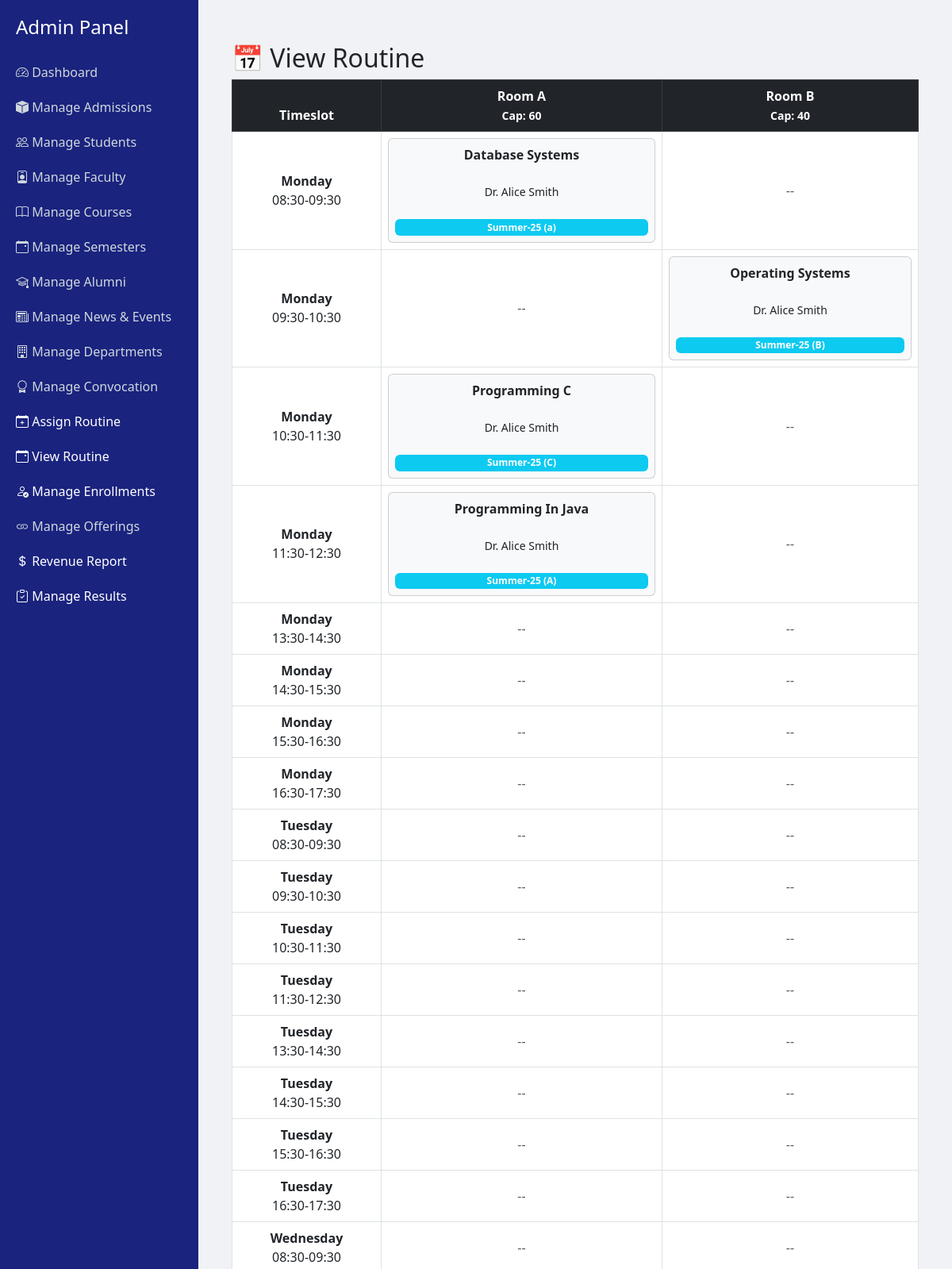
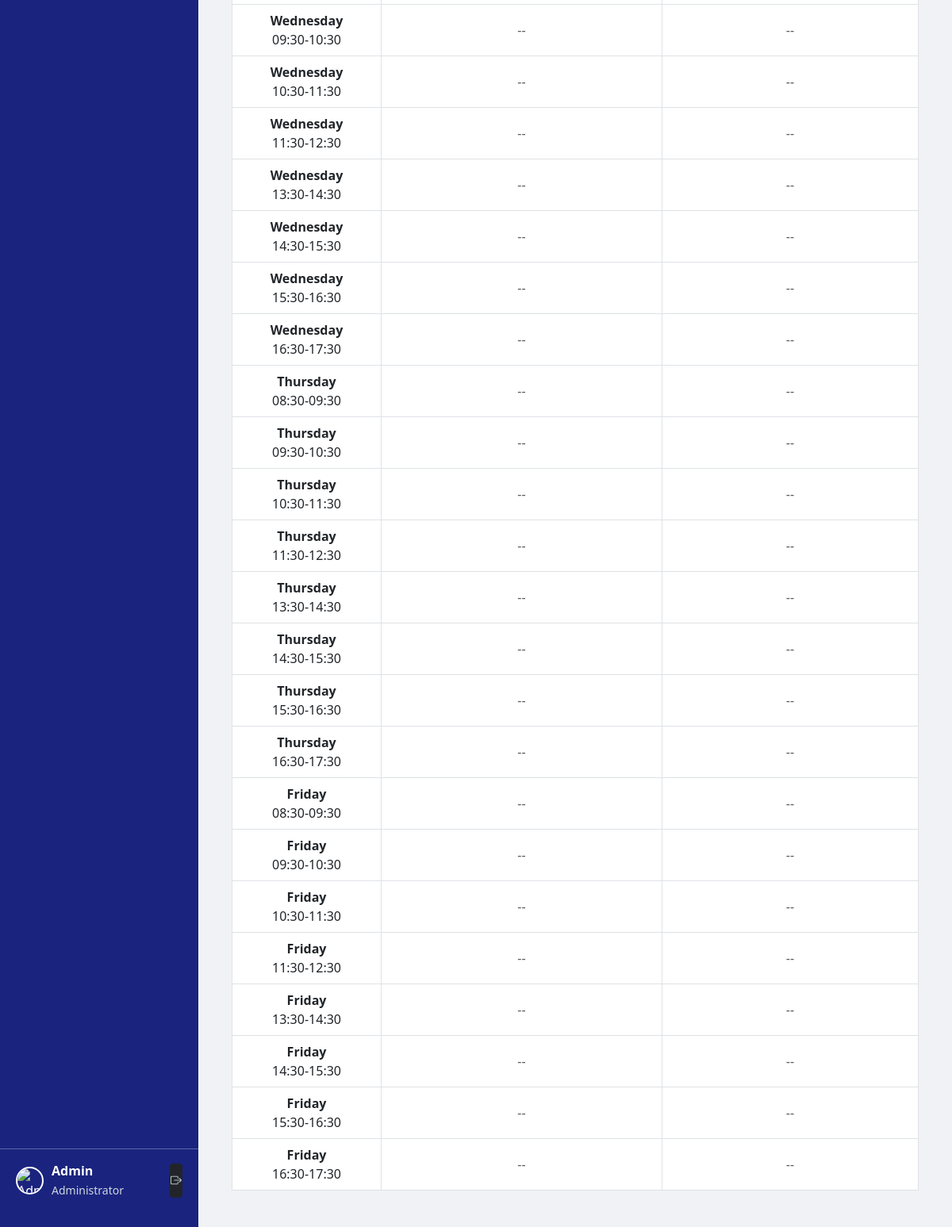
The app's page /admin/view_schedule.php (signed in) with its own data (2 pictures, top to bottom).
### tables this page shows
CREATE TABLE `rooms` (
  `id` int(11) NOT NULL,
  `room_name` varchar(100) NOT NULL,
  `capacity` int(11) NOT NULL,
  `location` varchar(255) DEFAULT NULL
);

CREATE TABLE `timeslots` (
  `id` int(11) NOT NULL,
  `day_of_week` enum('Monday','Tuesday','Wednesday','Thursday','Friday','Saturday','Sunday') NOT NULL,
  `start_time` time NOT NULL,
  `end_time` time NOT NULL
);

CREATE TABLE `courses` (
  `course_id` int(11) NOT NULL,
  `course_name` varchar(150) NOT NULL,
  `course_code` varchar(50) NOT NULL,
  `department` varchar(100) DEFAULT NULL,
  `faculty_id` int(11) DEFAULT NULL,
  `semester` varchar(50) DEFAULT NULL,
  `created_at` timestamp NOT NULL DEFAULT current_timestamp()
);

CREATE TABLE `faculty` (
  `faculty_id` int(11) NOT NULL,
  `user_id` int(11) NOT NULL,
  `full_name` varchar(150) NOT NULL,
  `designation` varchar(100) DEFAULT NULL,
  `department` varchar(100) DEFAULT NULL,
  `contact` varchar(50) DEFAULT NULL,
  `address` text DEFAULT NULL,
  `hire_date` date DEFAULT NULL
);

CREATE TABLE `semesters` (
  `semester_id` int(11) NOT NULL,
  `name` varchar(100) NOT NULL,
  `start_date` date DEFAULT NULL,
  `end_date` date DEFAULT NULL,
  `fee` decimal(10,2) DEFAULT 0.00,
  `created_at` timestamp NOT NULL DEFAULT current_timestamp(),
  `semester_name` varchar(100) DEFAULT NULL
);

CREATE TABLE `course_offerings` (
  `id` int(11) NOT NULL,
  `course_id` int(11) NOT NULL,
  `faculty_id` int(11) NOT NULL,
  `semester_id` int(11) NOT NULL,
  `section` varchar(10) NOT NULL,
  `year` year(4) NOT NULL,
  `created_at` timestamp NOT NULL DEFAULT current_timestamp()
);

### admin/view_schedule.php (the view, shortened to what this page needs)
<?php
require_once __DIR__ . "/../app/config/db.php";
$rooms = $DB_con->query("SELECT * FROM rooms ORDER BY room_name")->fetchAll(PDO::FETCH_ASSOC);
$timeslots = $DB_con->query("SELECT * FROM timeslots ORDER BY FIELD(day_of_week,'Monday','Tuesday','Wednesday','Thursday','Friday','Saturday','Sunday'), start_time")->fetchAll(PDO::FETCH_ASSOC);
$schedules = $DB_con->query("
    SELECT s.id, s.room_id, s.timeslot_id,
           c.course_name, f.full_name, o.section, sem.name AS semester_name
    FROM schedule s
    JOIN course_offerings o ON s.offering_id=o.id
    JOIN courses c ON o.course_id=c.course_id
    JOIN faculty f ON o.faculty_id=f.faculty_id
    JOIN semesters sem ON o.semester_id=sem.semester_id
")->fetchAll(PDO::FETCH_ASSOC);
$scheduleMap = [];
foreach ($schedules as $row) {
    $scheduleMap[$row['room_id']][$row['timeslot_id']] = $row;
}
include 'admin_header.php';
?>
<div class="container-fluid mt-4">
    <h2>📅 View Routine</h2>
    <table class="table table-bordered text-center align-middle">
        <thead class="table-dark">
            <tr>
                <th>Timeslot</th>
                <?php foreach ($rooms as $r): ?>
                    <th><?= $r['room_name'] ?><br><small>Cap: <?= $r['capacity'] ?></small></th>
                <?php endforeach; ?>
            </tr>
        </thead>
        <tbody>
            <?php foreach ($timeslots as $t): ?>
                <tr>
                    <td><strong><?= $t['day_of_week'] ?></strong><br><?= substr($t['start_time'], 0, 5) ?>-<?= substr($t['end_time'], 0, 5) ?></td>
                    <?php foreach ($rooms as $r): ?>
                        <td>
                            <?php if (isset($scheduleMap[$r['id']][$t['id']])):
                                $item = $scheduleMap[$r['id']][$t['id']];
                            ?>
                                <div class="card bg-light p-2">
                                    <strong><?= htmlspecialchars($item['course_name']) ?></strong><br>
                                    <small><?= htmlspecialchars($item['full_name']) ?></small><br>
                                    <span class="badge bg-info"><?= $item['semester_name'] ?> (<?= $item['section'] ?>)</span>
                                </div>
                            <?php else: ?>
                                <span class="text-muted">--</span>
                            <?php endif; ?>
                        </td>
                    <?php endforeach; ?>
                </tr>
            <?php endforeach; ?>
        </tbody>
    </table>
</div>
<?php include 'admin_footer.php'; ?>

### admin/admin_header.php (style rules this page uses)
body { display: flex; min-height: 100vh; margin: 0; }

### records on screen
rooms: room_name "Room A", capacity "60", id.course_name "Database Systems", id.full_name "Dr. Alice Smith", id.name "Summer-25", id.section "a", id.course_name "Programming C", id.section "C", id.course_name "Programming In Java", id.section "A"
rooms: room_name "Room B", capacity "40", id.course_name "Operating Systems", id.full_name "Dr. Alice Smith", id.name "Summer-25", id.section "B"
timeslots: day_of_week "Monday", start_time "08:30", end_time "09:30"
timeslots: day_of_week "Monday", start_time "09:30", end_time "10:30"
timeslots: day_of_week "Monday", start_time "10:30", end_time "11:30"
timeslots: day_of_week "Monday", start_time "11:30", end_time "12:30"
timeslots: day_of_week "Monday", start_time "13:30", end_time "14:30"
timeslots: day_of_week "Monday", start_time "14:30", end_time "15:30"
timeslots: day_of_week "Monday", start_time "15:30", end_time "16:30"
timeslots: day_of_week "Monday", start_time "16:30", end_time "17:30"
timeslots: day_of_week "Tuesday", start_time "08:30", end_time "09:30"
timeslots: day_of_week "Tuesday", start_time "09:30", end_time "10:30"
timeslots: day_of_week "Tuesday", start_time "10:30", end_time "11:30"
timeslots: day_of_week "Tuesday", start_time "11:30", end_time "12:30"
timeslots: day_of_week "Tuesday", start_time "13:30", end_time "14:30"
timeslots: day_of_week "Tuesday", start_time "14:30", end_time "15:30"
timeslots: day_of_week "Tuesday", start_time "15:30", end_time "16:30"
timeslots: day_of_week "Tuesday", start_time "16:30", end_time "17:30"
timeslots: day_of_week "Wednesday", start_time "08:30", end_time "09:30"
timeslots: day_of_week "Wednesday", start_time "09:30", end_time "10:30"
timeslots: day_of_week "Wednesday", start_time "10:30", end_time "11:30"
timeslots: day_of_week "Wednesday", start_time "11:30", end_time "12:30"
timeslots: day_of_week "Wednesday", start_time "13:30", end_time "14:30"
timeslots: day_of_week "Wednesday", start_time "14:30", end_time "15:30"
timeslots: day_of_week "Wednesday", start_time "15:30", end_time "16:30"
timeslots: day_of_week "Wednesday", start_time "16:30", end_time "17:30"
timeslots: day_of_week "Thursday", start_time "08:30", end_time "09:30"
timeslots: day_of_week "Thursday", start_time "09:30", end_time "10:30"
timeslots: day_of_week "Thursday", start_time "10:30", end_time "11:30"
timeslots: day_of_week "Thursday", start_time "11:30", end_time "12:30"
timeslots: day_of_week "Thursday", start_time "13:30", end_time "14:30"
timeslots: day_of_week "Thursday", start_time "14:30", end_time "15:30"
timeslots: day_of_week "Thursday", start_time "15:30", end_time "16:30"
timeslots: day_of_week "Thursday", start_time "16:30", end_time "17:30"
timeslots: day_of_week "Friday", start_time "08:30", end_time "09:30"
timeslots: day_of_week "Friday", start_time "09:30", end_time "10:30"
timeslots: day_of_week "Friday", start_time "10:30", end_time "11:30"
timeslots: day_of_week "Friday", start_time "11:30", end_time "12:30"
timeslots: day_of_week "Friday", start_time "13:30", end_time "14:30"
timeslots: day_of_week "Friday", start_time "14:30", end_time "15:30"
timeslots: day_of_week "Friday", start_time "15:30", end_time "16:30"
timeslots: day_of_week "Friday", start_time "16:30", end_time "17:30"

### other values on screen
$_SESSION['admin_name'] "Admin"
